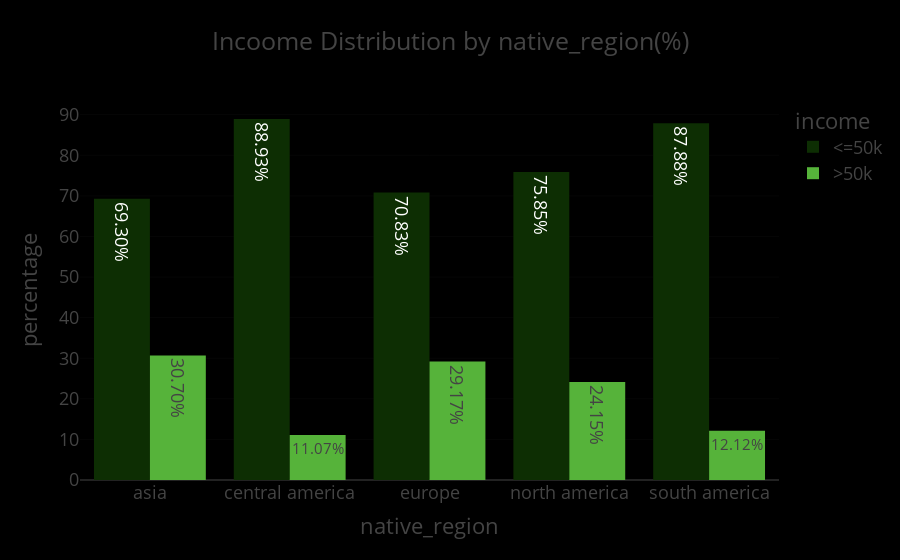

This figure's notebook cell:
### Code cell
fig = px.bar(
    adult_df_income_native_region,
    x = 'native_region',
    y = 'percentage',
    color = 'income',
    title='Incoome Distribution by native_region(%)',
    barmode='group',
    color_discrete_sequence=['#0d2e03', '#56b33a'],
    text='percentage'
)
fig.update_traces(texttemplate = '%{text:.2f}%')
fig.update_layout(template='presentation', paper_bgcolor='rgb(0, 0, 0)', plot_bgcolor='rgb(0, 0, 0)')
fig.show()
fig.write_image(os.path.join(result_dir, 'income_distribution_by_nativeregion_bar_plot.jpg'))
fig.write_image(os.path.join(result_dir, 'income_distribution_by_nativeregion_bar_plot.png'))
fig.write_html(os.path.join(result_dir, 'income_distribution_by_nativeregion_bar_plot.html'))

### Figure 1 — Plotly figure (JSON) as saved in the notebook; plotly's stock layout.template omitted (floating-point values rounded to 4 significant figures)
{"data": [{"alignmentgroup": "True", "hovertemplate": "income=<=50k<br>native_region=%{x}<br>percentage=%{text}<extra></extra>", "legendgroup": "<=50k", "marker": {"color": "#0d2e03", "pattern": {"shape": ""}}, "name": "<=50k", "offsetgroup": "<=50k", "orientation": "v", "showlegend": true, "text": [69.3, 88.93, 70.83, 75.85, 87.88], "textposition": "auto", "texttemplate": "%{text:.2f}%", "type": "bar", "x": ["asia", "central america", "europe", "north america", "south america"], "xaxis": "x", "y": [69.3, 88.93, 70.83, 75.85, 87.88], "yaxis": "y"}, {"alignmentgroup": "True", "hovertemplate": "income=>50k<br>native_region=%{x}<br>percentage=%{text}<extra></extra>", "legendgroup": ">50k", "marker": {"color": "#56b33a", "pattern": {"shape": ""}}, "name": ">50k", "offsetgroup": ">50k", "orientation": "v", "showlegend": true, "text": [30.7, 11.07, 29.17, 24.15, 12.12], "textposition": "auto", "texttemplate": "%{text:.2f}%", "type": "bar", "x": ["asia", "central america", "europe", "north america", "south america"], "xaxis": "x", "y": [30.7, 11.07, 29.17, 24.15, 12.12], "yaxis": "y"}], "layout": {"autosize": true, "barmode": "group", "legend": {"title": {"text": "income"}, "tracegroupgap": 0}, "paper_bgcolor": "rgb(0, 0, 0)", "plot_bgcolor": "rgb(0, 0, 0)", "title": {"text": "Incoome Distribution by native_region(%)"}, "xaxis": {"anchor": "y", "autorange": true, "domain": [0, 1], "range": [-0.5, 4.5], "title": {"text": "native_region"}, "type": "category"}, "yaxis": {"anchor": "x", "autorange": true, "domain": [0, 1], "range": [0, 93.61], "title": {"text": "percentage"}, "type": "linear"}}}
